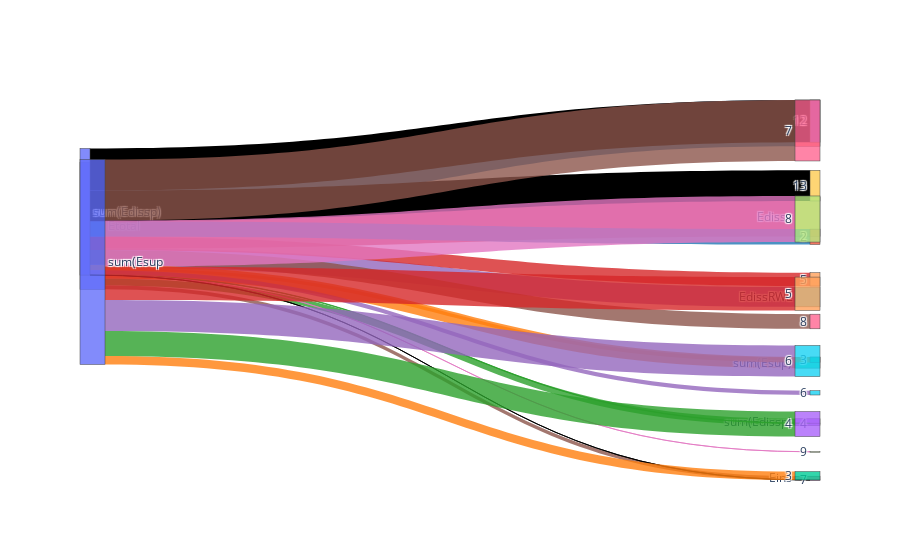

The notebook cell saved with this chart:
### Code cell
import plotly.graph_objects as go

# Calculate the total Etotal
Etotal = Emin + Esup + sum(Edissp) + Edissv  + EdissRWL + Eins

# Create labels for the nodes
label = ["Etotal", "Emin", "sum(Esup)", "sum(Edissp)", "Edissv", "EdissRWL", "Eins"]

# Define the links between nodes
source = [0, 0, 0, 0, 0, 0]  # Source nodes for the links
target = [1, 2, 3, 4, 5, 6]  # Target nodes for the links

# Calculate the values for the links
value = [Emin , Esup , sum(Edissp) , Edissv  , EdissRWL , Eins]

# Define colors for the links
color_link = ['rgba(31, 119, 180, 0.8)', 'rgba(255, 127, 14, 0.8)', 'rgba(44, 160, 44, 0.8)',
              'rgba(214, 39, 40, 0.8)', 'rgba(148, 103, 189, 0.8)', 'rgba(140, 86, 75, 0.8)',
              'rgba(227, 119, 194, 0.8)']

# Create the link and node dictionaries
link = dict(source=source, target=target, value=value, color=color_link)
node = dict(label=label, pad=35, thickness=25)

# Create the Sankey diagram
data = go.Sankey(link=link, node=node)

# Given data for the second Sankey diagram
pipe_names = ['2', '3', '4', '5', '6', '8', '9', '7', '13', '12']
pipe_results = [137.16, 50.23 ,4.01 ,119.30, 37.94 , 130.42 , 0.43 , 0.57 , 273.37, 375.79 ]

# Create labels for the nodes
label_edissp = ["sum(Edissp)"] + pipe_names

# Define the links between nodes
source_edissp = [0] * len(pipe_names)
target_edissp = list(range(1, len(pipe_names) + 1))

# Create the link and node dictionaries for the second Sankey diagram
link_edissp = dict(source=source_edissp, target=target_edissp, value=pipe_results, color=color_link)
node_edissp = dict(label=label_edissp, pad=35, thickness=10)

# Create the Sankey diagram for sum(Edissp)
data_edissp = go.Sankey(link=link_edissp, node=node_edissp)

# Given data for the third Sankey diagram
# Assuming sum(Esup) results are stored in a list called 'Esup_list'
# Esup_list = [50, 60, 70, 80, 90]

# Create labels for the nodes
label_esup = [ "sum(Esup", "2", "3", "4", "5", "6", "7", "8", "9", "1"]
Esup_list=[0 , 57.83, 170.84 , 228.01, 212.34, 416.51, 314.99]
# Define the links between nodes
source_esup = [0] * len(Esup_list)  # Source node for the links (sum(Esup))
target_esup = list(range(1, len(Esup_list) + 1))  # Target nodes for the links (2, 3, 4, etc.)

# Create the link and node dictionaries for the third Sankey diagram
link_esup = dict(source=source_esup, target=target_esup, value=Esup_list, color=color_link)
node_esup = dict(label=label_esup, pad=35, thickness=25)

# Create the Sankey diagram for sum(Esup) results
data_esup = go.Sankey(link=link_esup, node=node_esup)

# Create the figure and show the combined plots
fig = go.Figure(data=[data, data_edissp, data_esup])
fig.show()

### Figure 1 — Plotly figure (JSON) as saved in the notebook; plotly's stock layout.template omitted (floating-point values rounded to 4 significant figures)
{"data": [{"link": {"color": ["rgba(31, 119, 180, 0.8)", "rgba(255, 127, 14, 0.8)", "rgba(44, 160, 44, 0.8)", "rgba(214, 39, 40, 0.8)", "rgba(148, 103, 189, 0.8)", "rgba(140, 86, 75, 0.8)", "rgba(227, 119, 194, 0.8)"], "source": [0, 0, 0, 0, 0, 0], "target": [1, 2, 3, 4, 5, 6], "value": [9813, 2252.0, 1424.0, 8334.0, 4180.0, [805.2]]}, "node": {"label": ["Etotal", "Emin", "sum(Esup)", "sum(Edissp)", "Edissv", "EdissRWL", "Eins"], "pad": 350, "thickness": 25}, "type": "sankey"}, {"link": {"color": ["rgba(31, 119, 180, 0.8)", "rgba(255, 127, 14, 0.8)", "rgba(44, 160, 44, 0.8)", "rgba(214, 39, 40, 0.8)", "rgba(148, 103, 189, 0.8)", "rgba(140, 86, 75, 0.8)", "rgba(227, 119, 194, 0.8)"], "source": [0, 0, 0, 0, 0, 0, 0, 0, 0, 0], "target": [1, 2, 3, 4, 5, 6, 7, 8, 9, 10], "value": [137.2, 50.23, 4.01, 119.3, 37.94, 130.4, 0.43, 0.57, 273.4, 375.8]}, "node": {"label": ["sum(Edissp)", "2", "3", "4", "5", "6", "8", "9", "7", "13", "12"], "pad": 35, "thickness": 10}, "type": "sankey"}, {"link": {"color": ["rgba(31, 119, 180, 0.8)", "rgba(255, 127, 14, 0.8)", "rgba(44, 160, 44, 0.8)", "rgba(214, 39, 40, 0.8)", "rgba(148, 103, 189, 0.8)", "rgba(140, 86, 75, 0.8)", "rgba(227, 119, 194, 0.8)"], "source": [0, 0, 0, 0, 0, 0, 0], "target": [1, 2, 3, 4, 5, 6, 7], "value": [0, 57.83, 170.8, 228.0, 212.3, 416.5, 315.0]}, "node": {"label": ["sum(Esup", "2", "3", "4", "5", "6", "7", "8", "9", "1"], "pad": 35, "thickness": 25}, "type": "sankey"}], "layout": {}}
